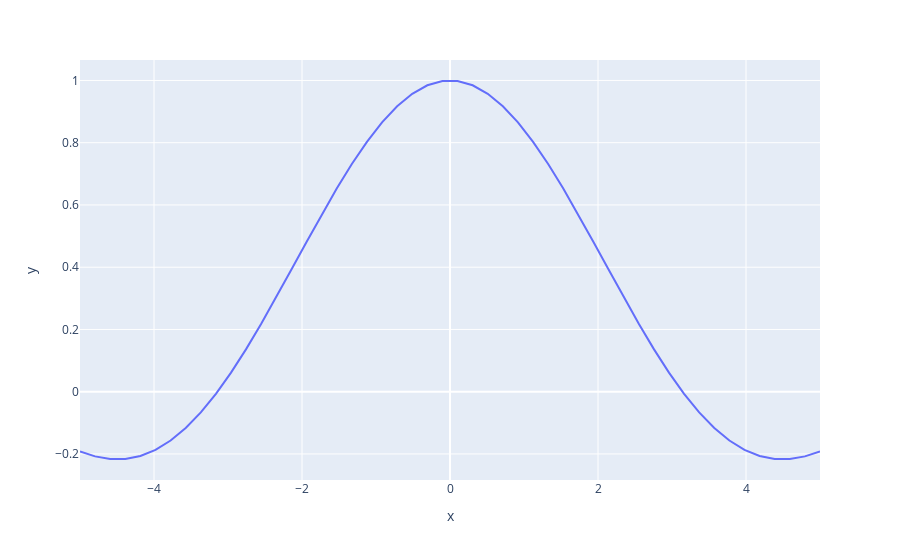

Notebook code cell kept with this figure:
### Code cell
# And its graph:
x_numerical = np.linspace(-5, 5)
px.line(x=x_numerical, y=np.vectorize(f, otypes=[float])(x_numerical))

### Figure 1 — Plotly figure (JSON) as saved in the notebook; plotly's stock layout.template omitted (floating-point values rounded to 4 significant figures)
{"data": [{"hovertemplate": "x=%{x}<br>y=%{y}<extra></extra>", "legendgroup": "", "line": {"color": "#636efa", "dash": "solid"}, "marker": {"symbol": "circle"}, "mode": "lines", "name": "", "orientation": "v", "showlegend": false, "type": "scatter", "x": [-5, -4.796, -4.592, -4.388, -4.184, -3.98, -3.776, -3.571, -3.367, -3.163, -2.959, -2.755, -2.551, -2.347, -2.143, -1.939, -1.735, -1.531, -1.327, -1.122, -0.9184, -0.7143, -0.5102, -0.3061, -0.102, 0.102, 0.3061, 0.5102, 0.7143, 0.9184, 1.122, 1.327, 1.531, 1.735, 1.939, 2.143, 2.347, 2.551, 2.755, 2.959, 3.163, 3.367, 3.571, 3.776, 3.98, 4.184, 4.388, 4.592, 4.796, 5], "xaxis": "x", "y": [-0.1918, -0.2078, -0.2162, -0.216, -0.2064, -0.1868, -0.1569, -0.1167, -0.06647, -0.006851, 0.0613, 0.1368, 0.2183, 0.3041, 0.3924, 0.4813, 0.5687, 0.6528, 0.7315, 0.8029, 0.8652, 0.9171, 0.9572, 0.9845, 0.9983, 0.9983, 0.9845, 0.9572, 0.9171, 0.8652, 0.8029, 0.7315, 0.6528, 0.5687, 0.4813, 0.3924, 0.3041, 0.2183, 0.1368, 0.0613, -0.006851, -0.06647, -0.1167, -0.1569, -0.1868, -0.2064, -0.216, -0.2162, -0.2078, -0.1918], "yaxis": "y"}], "layout": {"legend": {"tracegroupgap": 0}, "margin": {"t": 60}, "xaxis": {"anchor": "y", "domain": [0, 1], "title": {"text": "x"}}, "yaxis": {"anchor": "x", "domain": [0, 1], "title": {"text": "y"}}}}
